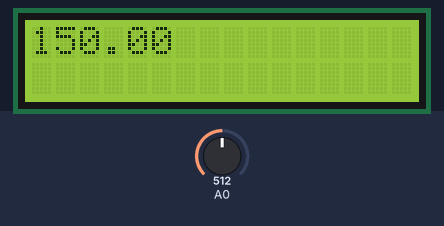
This sketch was run on a simulated Arduino Uno, built with avr-gcc and run on an emulated ATmega328P. Parts: 16×2 character LCD. The test bench sets the inputs (shaded band); at power-on: A0 = 512.

Above: at 1.2 s.
1.3 s: A0 set to 716
At 5.9 s:
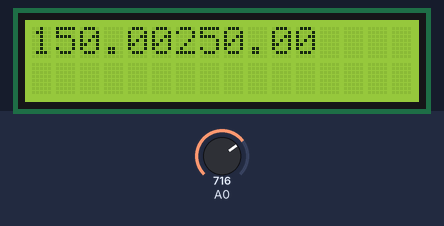
At 11.0 s:
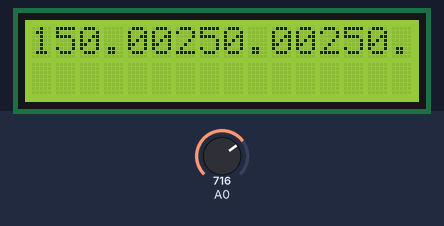
Timing chart, 0 to 12.5 s (numbered marks = the images above; inputs shaded):
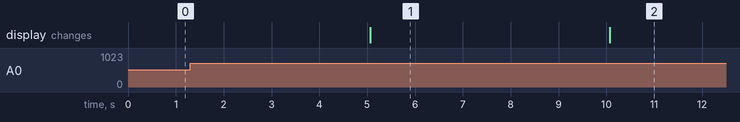

Measured:
- what the display in image 1 shows lasts 5.0 s, from 5.1 s to 10.1 s

The sketch:

lcdTemp.ino
```cpp
#include <LiquidCrystal.h>

LiquidCrystal lcd(12, 11 ,5 ,4 ,3, 2);
double temperature = 0.0;

void setup()
{
  lcd.begin(16, 2);

  pinMode(A0, INPUT);

}

void loop()
{
  int reading = 0;
  double voltage = 0.0;

  lcd.display();

  //read from A0
 reading = analogRead(A0);

  //returned value will be between 0 and 4095
 voltage = (reading * 5) / 1023;

  //calculate temp
 temperature = (voltage - 0.5) * 100;

  //print message
  lcd.print(temperature);
  delay(5000);
}
```
